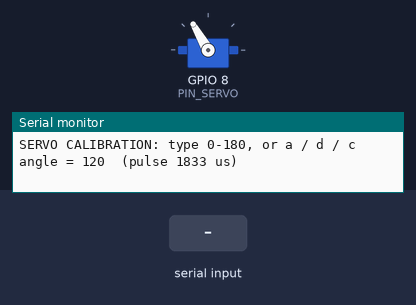
A sketch run on a simulated ESP32. On the bench: servo, the last lines printed to the serial monitor. Wiring (inferred from the names in the program): servo: signal GPIO 8. Inputs (shaded band) come from the test bench. Servo pulses on a pin are drawn as a servo (544–2400 µs = 0–180°).

Above: at 1.2 s.
1.3 s: "90,45\n" received over Serial
At 1.7 s:
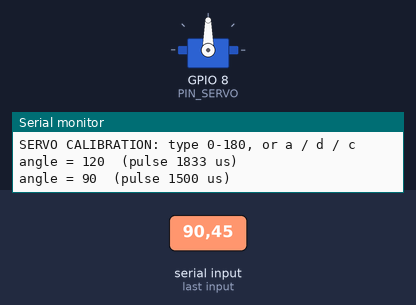
2.8 s: "30,150\n" received over Serial
At 3.3 s:
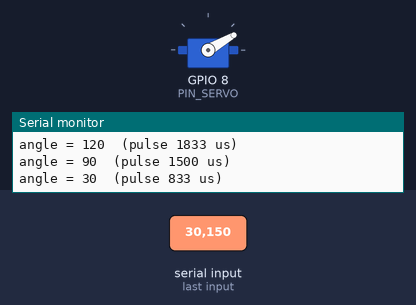
4.3 s: "5\n" received over Serial
At 5.2 s:
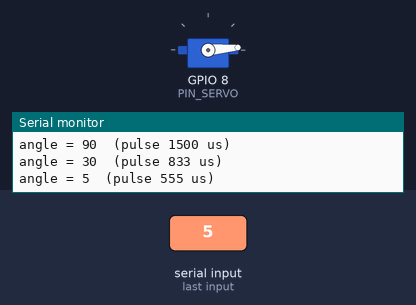
5.8 s: "200\n" received over Serial
At 6.7 s:
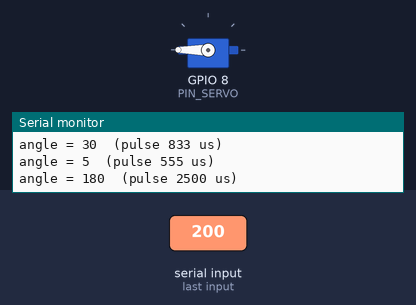
7.3 s: "c\n" received over Serial
At 8.5 s:
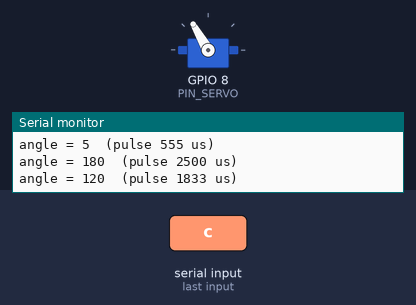
8.8 s: "90\n" received over Serial
At 10.2 s:
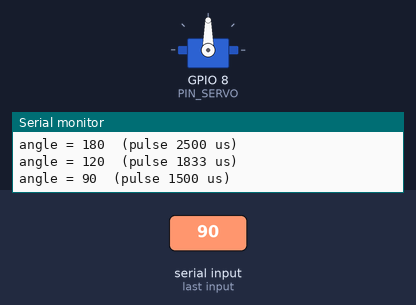
Timing chart, 0 to 11.3 s (numbered marks = the images above; inputs shaded):
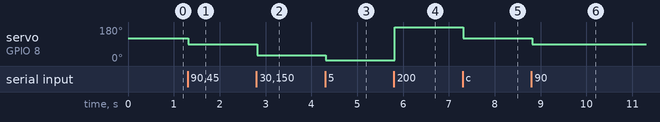

Measured:
- after the input at 1.3 s, servo on GPIO 8 (PIN_SERVO): 120° → 90° at once
- after the input at 2.8 s, servo on GPIO 8 (PIN_SERVO): 90° → 30° at once
- after the input at 4.3 s, servo on GPIO 8 (PIN_SERVO): 30° → 5° at once
- after the input at 5.8 s, servo on GPIO 8 (PIN_SERVO): 5° → 180° at once
- after the input at 7.3 s, servo on GPIO 8 (PIN_SERVO): 180° → 120° at once
- after the input at 8.8 s, servo on GPIO 8 (PIN_SERVO): 120° → 90° at once

The sketch:

servo_calibration.ino
```cpp
/*
  servo_calibration.ino
  ---------------------
  Find the real CENTER, LEFT limit and RIGHT limit of the steering
  servo (MG90, 180 degrees) on the new chassis.

  How to use (Serial Monitor, 115200, "New Line"):
    - type a number 0-180 and press Enter -> the servo goes to that angle
    - type  a  -> 1 degree less      type  d  -> 1 degree more
      ("aaaaa" = 5 degrees less, "ddd" = 3 degrees more)
    - type  c  -> back to the current center (START_ANGLE)
  The servo keeps holding the angle until you send a new one.

  Find:
    CENTER = angle where both front wheels point straight ahead
    LEFT / RIGHT = angle where the wheels stop turning (the mechanism
    hits its end). Then use 2-3 degrees LESS than that, so the servo
    never pushes against the end (it heats up and can break).

  Same pulse-by-hand method as servo_simple.ino (no libraries).
*/

const int PIN_SERVO   = D9;
const int START_ANGLE = 120;   // old center, change after measuring

int angle = START_ANGLE;

void sendPulse(int a) {
  int pulseUs = map(a, 0, 180, 500, 2500);
  digitalWrite(PIN_SERVO, HIGH);
  delayMicroseconds(pulseUs);
  digitalWrite(PIN_SERVO, LOW);
  delayMicroseconds(20000 - pulseUs);   // 50 Hz
}

void printAngle() {
  Serial.printf("angle = %d  (pulse %d us)\n", angle, (int)map(angle, 0, 180, 500, 2500));
}

void setup() {
  pinMode(PIN_SERVO, OUTPUT);
  Serial.begin(115200);
  unsigned long t = millis();
  while (!Serial && millis() - t < 5000) delay(10);
  Serial.println("SERVO CALIBRATION: type 0-180, or a / d / c");
  printAngle();
}

void loop() {
  if (Serial.available()) {
    String s = Serial.readStringUntil('\n');
    s.trim();
    if (s == "c") angle = START_ANGLE;
    else if (s.length() > 0 && (s[0] == 'a' || s[0] == 'd')) {
      // every letter counts: "aaaaa" = 5 degrees less, "ddd" = 3 degrees more
      for (unsigned int i = 0; i < s.length(); i++) {
        if (s[i] == 'a') angle--;
        if (s[i] == 'd') angle++;
      }
    }
    else if (s.length() > 0) angle = s.toInt();
    angle = constrain(angle, 0, 180);
    printAngle();
  }
  sendPulse(angle);   // keep holding the angle
}
```
